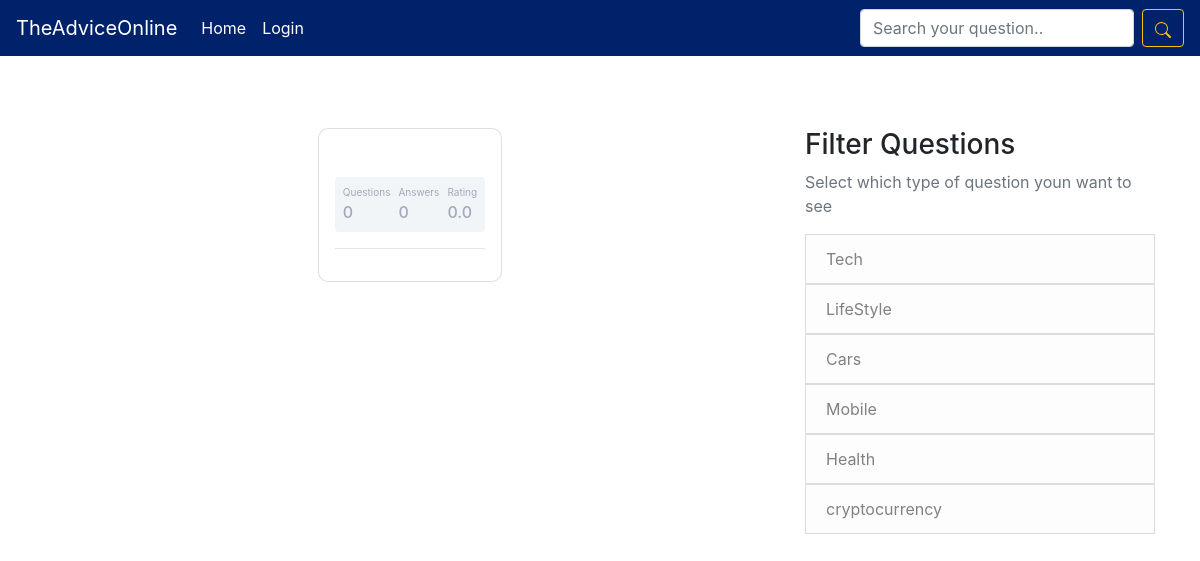
The app's page /profile/1 with its own data.
### question/models.py (models this page shows)
class User_Profile(models.Model):
    the_user = models.OneToOneField(
        User, related_name="the_user_profile", on_delete=models.CASCADE)
    is_verified = models.BooleanField(default=False)
    profession = models.CharField(max_length=30, null=True, blank=True)
    short_bio = models.CharField(max_length=200, null=True, blank=True)
    knows_about = models.TextField(null=True, blank=True)
    rating = models.FloatField(default=0)

class category(models.Model):
    cat = models.CharField(max_length=30)

### question/views.py (the view)
# urls.py: path('profile/<int:user_id>', views.profile_handler, name='profile_handler'),
def profile_handler(request, user_id):
    try:
        profile_owner_user = User.objects.get(pk=user_id)
        if User_Profile.objects.filter(the_user=profile_owner_user).count() > 0:
            pass
        else:
            obj = User_Profile(the_user=profile_owner_user)
            obj.save()
        obj = User_Profile.objects.get(the_user=profile_owner_user)
        qs = Question.objects.filter(asked_by=profile_owner_user).count()
        ans = Answer.objects.filter(answered_by=profile_owner_user).count()
        temp = {
            'qs': qs,
            'ans': ans
        }
        cats = c.objects.all()
        return render(request, 'question/profile.html', {'profile_info': obj, 'temp': temp, 'cats': cats})
    except:
        messages.error(request, 'Something went wrong')
        return redirect('/')

### templates/question/profile.html (shortened to what this page needs)
{% extends 'base.html' %}
{% block main_content %}
<br>
    <div class="container mt-5 d-flex justify-content-center">
        <div class="card p-3">
            <div class="d-flex align-items-center">
                <div class="ml-3 w-100">
                    {% if profile_info.profession %}
                    <span>{{profile_info.profession}}</span> <br>
                    {% else %}
                    <br>
                    {% endif %}
                </div>
            </div>
            <div class="p-2 mt-2 bg-primary d-flex justify-content-between rounded text-white stats">
                <div class="d-flex flex-column"> <span class="articles">Questions</span> <span
                        class="number1">{{temp.qs}}</span> </div>
                <div class="d-flex flex-column"> <span class="articles">Answers</span> <span
                        class="number2">{{temp.ans}}</span> </div>
                <div class="d-flex flex-column"> <span class="articles">Rating</span> <span
                        class="number3">{{profile_info.rating}}</span>
                </div>
            </div>
            <hr>
        </div>
    </div>
{% endblock main_content %}

### templates/base.html (shortened to what this page needs)
<!DOCTYPE html>
<html>
<head>
    <link rel="stylesheet" href="https://cdn.jsdelivr.net/npm/bootstrap@4.6.0/dist/css/bootstrap.min.css">
</head>
<body>
    <nav class="navbar navbar-expand-lg navbar-dark bg-pial">
        <a class="navbar-brand" href="{% url 'home' %}">TheAdviceOnline</a>
        <div class="collapse navbar-collapse" id="navbarSupportedContent">
            <ul class="navbar-nav mr-auto">
                <li class="nav-item active">
                    <a class="nav-link" href="{% url 'home' %}">Home <span class="sr-only">(current)</span></a>
                </li>
                {% if user.is_authenticated %}
                <li class="nav-item active">
                  <a class="nav-link" href="{% url 'profile_handler' user.pk %}">Profile <span class="sr-only">(current)</span></a>
                </li>
                {% else %}
                <li class="nav-item active">
                  <a class="nav-link" href="{% url 'account_login' %}">Login <span class="sr-only">(current)</span></a>
                </li>
                {% endif %}
            </ul>
            <form action="{% url 'search' %}" class="form-inline my-2 my-lg-0" method="post">
                <input class="form-control mr-sm-2" type="search" name="search" placeholder="Search your question.." aria-label="Search">
                <button class="btn btn-outline-warning my-2 my-sm-0" type="submit"></button>
            </form>
        </div>
    </nav>
 <main role="main" class="container">
      <div class="row">
        <div class="col-lg-8">
          {% block main_content %}{% endblock main_content %}
        </div>
        <div class="col-lg-4 mt-4">
        <br> <br>
          <div class="content-section">
            {% if unanswered %}
          <h3>More</h3>
          <p class='text-muted'>You may also like to answer these questions too!
              <ul class="list-group">
                {% for i in unanswered %}
                  <a href="{% url 'sub_question' i.pk %}"><li class="list-group-item list-group-item-light">{{i.the_sub_question}}</li></a>
                {% endfor %}
              </ul>
            </p>
            {% else %}
            <h3>Filter Questions</h3>
            <p class='text-muted'>Select which type of question youn want to see
              <ul class="list-group">
              {% for x in cats %}
                <a href="{% url 'search2' x.pk %}"><li class="list-group-item list-group-item-light">{{x.cat}}</li></a>
              {% endfor %}
              </ul>
            </p>
            {% endif %}
          </div>
        </div>
      </div>
    </main>
</body>

### templates/base.html (style rules this page uses)
.bg-pial { background-color: #00226b; }

### templates/question/profile.html (style rules this page uses)
body { border-radius: 10px }
.card { border-radius: 10px; background-color: #fff }
.stats { background: #f2f5f8 !important; color: #000 !important; display: grid; grid-template-columns: repeat(auto-fit, minmax(250px, 1fr)); grid-gap: .5rem; }
.articles { font-size: 10px; color: #a1aab9 }
.number1 { font-weight: 500; color: #a1aab9 }
.number2 { font-weight: 500; color: #a1aab9 }
.number3 { font-weight: 500; color: #a1aab9 }

### records on screen
User_Profile: rating "0.0"
category: cat "Tech"
category: cat "LifeStyle"
category: cat "Cars"
category: cat "Mobile"
category: cat "Health"
category: cat "cryptocurrency"

### other values on screen
{{ temp.qs }} "0"
{{ temp.ans }} "0"
